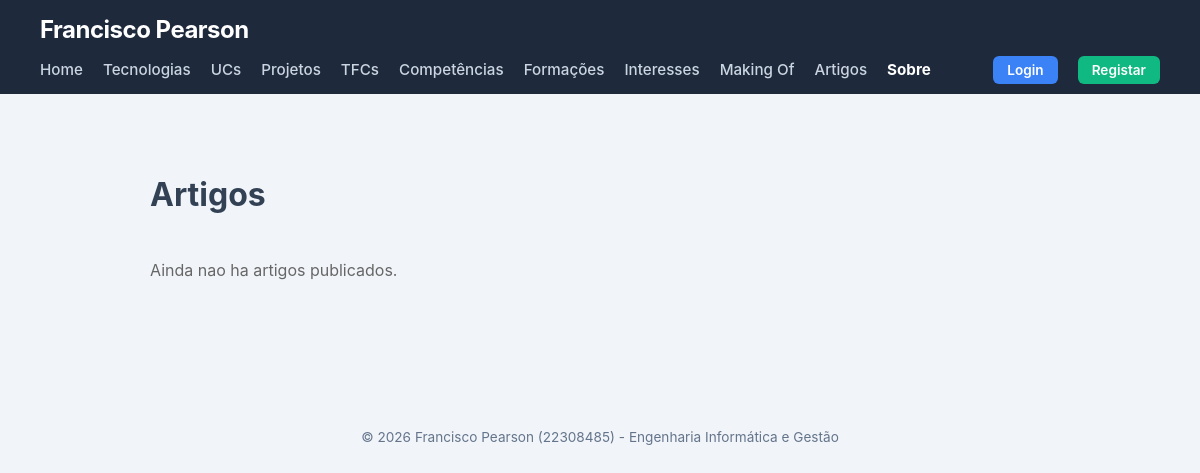
Page /artigos/ on the earlier database version.
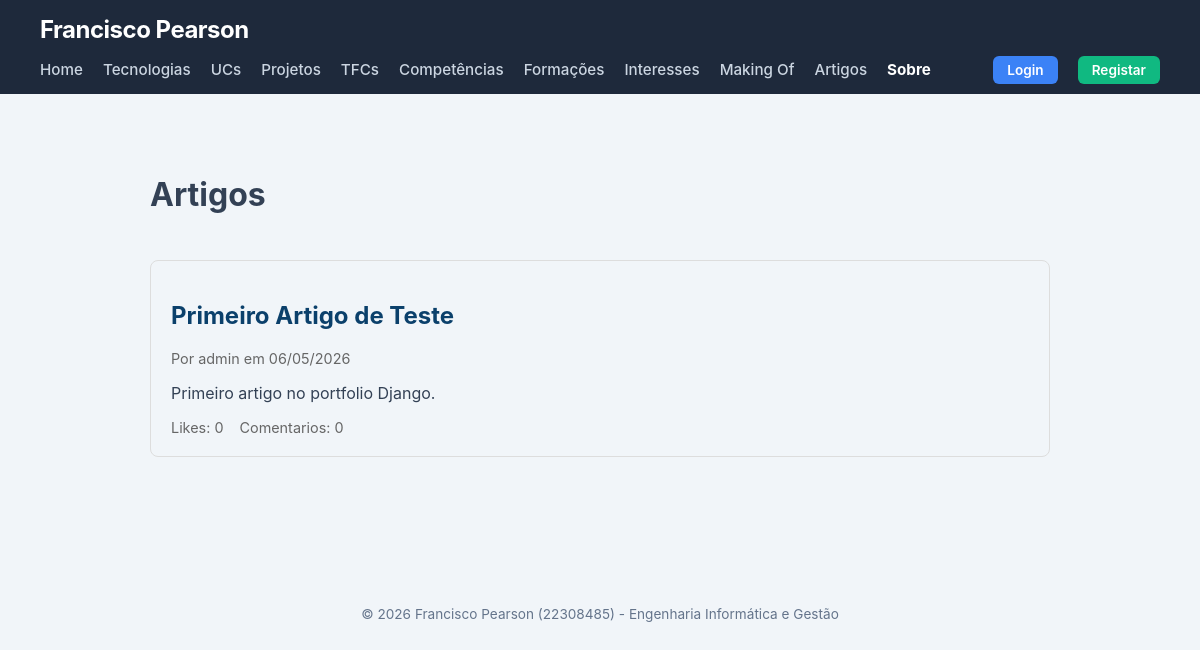
Same page on the later database version.
### artigos/models.py (models this page shows, shortened)
class Artigo(models.Model):
    titulo = models.CharField(max_length=200)
    texto = models.TextField()
    fotografia = models.ImageField(upload_to='artigos/', blank=True, null=True)
    link_externo = models.URLField(blank=True, null=True)
    data_criacao = models.DateTimeField(auto_now_add=True)
    autor = models.ForeignKey(User, on_delete=models.CASCADE, related_name='artigos')
    class Meta:
        ordering = ['-data_criacao']
        verbose_name = 'Artigo'
        verbose_name_plural = 'Artigos'

### artigos/views.py (the view)
# urls.py: path('', views.lista_artigos, name='lista_artigos'),
def lista_artigos(request):
    artigos = Artigo.objects.all()
    return render(request, 'artigos/lista.html', {'artigos': artigos})

### artigos/templates/artigos/lista.html (shortened to what this page needs)
{% extends "portfolio/base.html" %}
{% block content %}
<div style="max-width:900px; margin:0 auto; padding:20px;">
    <div style="display:flex; justify-content:space-between; align-items:center; margin-bottom:24px;">
        <h1>Artigos</h1>
    </div>
    {% if artigos %}
        {% for artigo in artigos %}
        <div style="border:1px solid #ddd; border-radius:8px; padding:20px; margin-bottom:16px;">
            <h2><a href="{% url 'detalhe_artigo' artigo.pk %}" style="color:#0b406b; text-decoration:none;">{{ artigo.titulo }}</a></h2>
            <p style="color:#666; font-size:0.9em;">Por {{ artigo.autor.username }} em {{ artigo.data_criacao|date:"d/m/Y" }}</p>
            <p>{{ artigo.texto|truncatechars:200 }}</p>
            <div style="display:flex; gap:16px; margin-top:10px; font-size:0.9em; color:#666;">
                <span>Likes: {{ artigo.likes.count }}</span>
                <span>Comentarios: {{ artigo.comentarios.count }}</span>
            </div>
        </div>
        {% endfor %}
    {% else %}
        <p style="color:#666;">Ainda nao ha artigos publicados.</p>
    {% endif %}
</div>
{% endblock content %}

### portfolio/templates/portfolio/base.html (shortened to what this page needs)
<!DOCTYPE html>
<html lang="pt-pt">
<head>
</head>
<body>
    <header>
        <h1>Francisco Pearson</h1>
        <nav>
            <ul>
                <li><a href="{% url 'portfolio:home' %}">Home</a></li>
                <li><a href="{% url 'portfolio:tecnologias' %}">Tecnologias</a></li>
                <li><a href="{% url 'portfolio:ucs' %}">UCs</a></li>
                <li><a href="{% url 'portfolio:projetos' %}">Projetos</a></li>
                <li><a href="{% url 'portfolio:tfcs' %}">TFCs</a></li>
                <li><a href="{% url 'portfolio:competencias' %}">Competências</a></li>
                <li><a href="{% url 'portfolio:formacoes' %}">Formações</a></li>
                <li><a href="{% url 'portfolio:interesses' %}">Interesses</a></li>
                <li><a href="{% url 'portfolio:makingof' %}">Making Of</a></li>
                <li><a href="{% url 'lista_artigos' %}">Artigos</a></li>
                <li><a style="color: white; font-weight: bold;" href="{% url 'portfolio:sobre' %}">Sobre</a></li>
                {% if user.is_authenticated %}
                    <li class="auth-item"><span class="user-greeting">Olá, <strong>{{ user.username }}</strong>!</span></li>
                    {% if user.is_staff %}
                        <li><a href="/admin/" class="btn-auth btn-admin">Admin</a></li>
                    {% endif %}
                    <li><a href="{% url 'accounts:logout' %}" class="btn-auth btn-logout">Logout</a></li>
                {% else %}
                    <li class="auth-item"><a href="{% url 'accounts:login' %}" class="btn-auth btn-login">Login</a></li>
                    <li><a href="{% url 'accounts:registo' %}" class="btn-auth btn-registar">Registar</a></li>
                {% endif %}
            </ul>
        </nav>
    </header>
    <main>
        {% block content %}
        {% endblock %}
    </main>
    <footer>
        <p>&copy; 2026 Francisco Pearson (22308485) - Engenharia Informática e Gestão</p>
    </footer>
</body>
</html>

### portfolio/templates/portfolio/base.html (style rules this page uses)
body { margin: 0; font-family: -apple-system, BlinkMacSystemFont, "Segoe UI", Roboto, Helvetica, Arial, sans-serif; background-color: #f1f5f9; color: #334155; }
header { background-color: #1e293b; color: white; padding: 15px 40px; }
header h1 { margin: 0 0 15px 0; font-size: 1.5rem; color: white; letter-spacing: -0.5px; }
nav ul { list-style: none; padding: 0; margin: 0; display: flex; flex-wrap: wrap; gap: 20px; align-items: center; }
nav a { color: #cbd5e1; text-decoration: none; font-weight: 500; font-size: 0.95rem; transition: color 0.2s; }
nav .auth-item { margin-left: auto; }
nav .btn-auth { padding: 6px 14px; border-radius: 6px; font-weight: 600; font-size: 0.85rem; }
nav .btn-login { background: #3b82f6; color: white; }
nav .btn-registar { background: #10b981; color: white; }
main { padding: 40px; max-width: 1000px; margin: 0 auto; }
footer { text-align: center; padding: 20px; color: #64748b; font-size: 0.85rem; margin-top: 40px; }

Differences in the rows shown:
added Artigo: titulo "Primeiro Artigo de Teste", autor.username "admin", data_criacao "06/05/2026", texto "Primeiro artigo no portfolio Django.", likes.count "0", comentarios.count "0"
Other differences:
text no longer shown: "Ainda nao ha artigos publicados."
